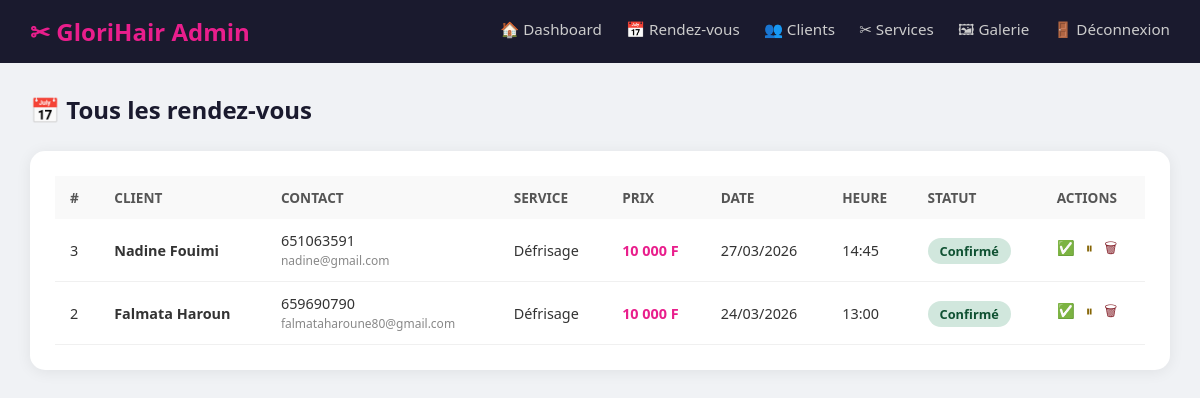
The app's page /admin/rendez_vous.php (signed in) with its own data.
### tables this page shows
CREATE TABLE `rendez_vous` (
  `id` int(11) NOT NULL,
  `client_id` int(11) NOT NULL,
  `service_id` int(11) NOT NULL,
  `date_rdv` date NOT NULL,
  `heure_rdv` time NOT NULL,
  `statut` enum('en_attente','confirmé','annulé') DEFAULT 'en_attente',
  `message` text DEFAULT NULL,
  `created_at` timestamp NOT NULL DEFAULT current_timestamp()
);

CREATE TABLE `clients` (
  `id` int(11) NOT NULL,
  `nom` varchar(100) NOT NULL,
  `prenom` varchar(100) NOT NULL,
  `email` varchar(150) NOT NULL,
  `telephone` varchar(20) DEFAULT NULL,
  `mot_de_passe` varchar(255) NOT NULL,
  `created_at` timestamp NOT NULL DEFAULT current_timestamp()
);

CREATE TABLE `services` (
  `id` int(11) NOT NULL,
  `nom` varchar(100) NOT NULL,
  `description` text DEFAULT NULL,
  `prix` decimal(10,2) NOT NULL,
  `duree` int(11) DEFAULT NULL COMMENT 'durée en minutes',
  `image` varchar(255) DEFAULT NULL,
  `created_at` timestamp NOT NULL DEFAULT current_timestamp()
);

### admin/rendez_vous.php (the view, shortened to what this page needs)
<?php
require_once '../includes/db.php';
$rdvs = $pdo->query("
    SELECT r.*, c.nom, c.prenom, c.telephone, c.email, s.nom AS service_nom, s.prix
    FROM rendez_vous r
    JOIN clients c ON r.client_id = c.id
    JOIN services s ON r.service_id = s.id
    ORDER BY r.date_rdv DESC, r.heure_rdv ASC
")->fetchAll();
?>
<!DOCTYPE html>
<html lang="fr">
<head>
    <link rel="stylesheet" href="../css/style.css">
</head>
<body>
<div class="admin-navbar">
    <div class="logo">✂ GloriHair Admin</div>
    <nav>
        <a href="index.php">🏠 Dashboard</a>
        <a href="rendez_vous.php">📅 Rendez-vous</a>
        <a href="clients.php">👥 Clients</a>
        <a href="services.php">✂ Services</a>
        <a href="galerie.php">🖼 Galerie</a>
        <a href="logout.php">🚪 Déconnexion</a>
    </nav>
</div>
<div class="admin-content">
    <h2 style="color:#1a1a2e;margin-bottom:25px;">📅 Tous les rendez-vous</h2>
    <div class="card">
        <table>
            <thead>
                <tr>
                    <th>#</th><th>Client</th><th>Contact</th>
                    <th>Service</th><th>Prix</th>
                    <th>Date</th><th>Heure</th>
                    <th>Statut</th><th>Actions</th>
                </tr>
            </thead>
            <tbody>
            <?php foreach ($rdvs as $r): ?>
            <tr>
                <td><?= $r['id'] ?></td>
                <td><strong><?= htmlspecialchars($r['prenom'].' '.$r['nom']) ?></strong></td>
                <td><?= htmlspecialchars($r['telephone']) ?><br>
                    <small style="color:#888;"><?= htmlspecialchars($r['email']) ?></small></td>
                <td><?= htmlspecialchars($r['service_nom']) ?></td>
                <td style="color:#e91e8c;font-weight:600;"><?= number_format($r['prix'],0,',',' ') ?> F</td>
                <td><?= date('d/m/Y', strtotime($r['date_rdv'])) ?></td>
                <td><?= substr($r['heure_rdv'],0,5) ?></td>
                <td>
                    <?php
                    $badges=['en_attente'=>'badge-attente','confirmé'=>'badge-confirme','annulé'=>'badge-annule'];
                    echo '<span class="badge '.($badges[$r['statut']]??'badge-attente').'">'.ucfirst($r['statut']).'</span>';
                    ?>
                </td>
                <td>
                    <a href="?confirmer=<?= $r['id'] ?>" style="color:#0f5132;">✅</a> &nbsp;
                    <a href="?annuler=<?= $r['id'] ?>"   style="color:#856404;">⏸</a> &nbsp;
                    <a href="?supprimer=<?= $r['id'] ?>" style="color:#842029;"
                       onclick="return confirm('Supprimer ce RDV ?')">🗑</a>
                </td>
            </tr>
            <?php endforeach; ?>
            </tbody>
        </table>
    </div>
</div>
</body>
</html>

### css/style.css (style rules this page uses)
* { margin: 0; padding: 0; box-sizing: border-box; }
body { font-family: 'Segoe UI', Tahoma, Geneva, Verdana, sans-serif; color: #333; background: #fff; }
a { text-decoration: none; color: inherit; }

### admin/rendez_vous.php (style rules this page uses)
body { background:#f0f2f5; }
.admin-navbar { background:#1a1a2e;padding:15px 30px;display:flex;justify-content:space-between;align-items:center; }
.admin-navbar .logo { color:#e91e8c;font-size:1.5rem;font-weight:700; }
.admin-navbar nav a { color:#ccc;margin-left:20px;font-size:0.95rem; }
.admin-content { padding:30px;max-width:1200px;margin:0 auto; }
.card { background:#fff;border-radius:15px;padding:25px;box-shadow:0 2px 15px rgba(0,0,0,0.07); }
table { width:100%;border-collapse:collapse; }
th { background:#f9f9f9;padding:12px 15px;text-align:left;color:#555;font-size:0.85rem;text-transform:uppercase; }
td { padding:12px 15px;border-bottom:1px solid #f0f0f0;font-size:0.9rem; }
.badge { padding:4px 12px;border-radius:20px;font-size:0.8rem;font-weight:600; }
.badge-confirme { background:#d1e7dd;color:#0f5132; }

### records on screen
rendez_vous: id "3", client.nom "Nadine Fouimi", client.telephone "651063591", client.email "nadine@gmail.com", service.nom "Défrisage", service.prix "10 000", date_rdv "27/03/2026", heure_rdv "14:45", statut "Confirmé"
rendez_vous: id "2", client.nom "Falmata Haroun", client.telephone "659690790", client.email "falmataharoune80@gmail.com", service.nom "Défrisage", service.prix "10 000", date_rdv "24/03/2026", heure_rdv "13:00", statut "Confirmé"
